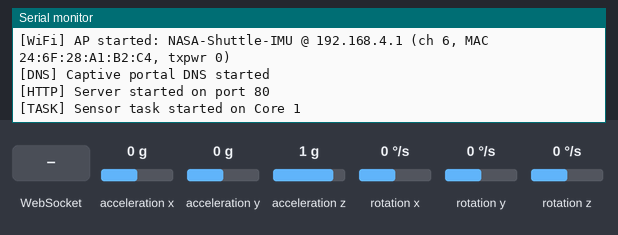
The program below on a simulated Seeed XIAO ESP32-S3. Shown: the last lines printed to the serial monitor. The inputs (shaded band) are chosen by the test bench; at power-on: acceleration x 0 g, acceleration y 0 g, acceleration z 1 g, rotation x 0 °/s, rotation y 0 °/s, rotation z 0 °/s. Storage starts empty.

Above: at 1.3 s.
1.4 s: WebSocket text "D4" received
At 1.9 s:
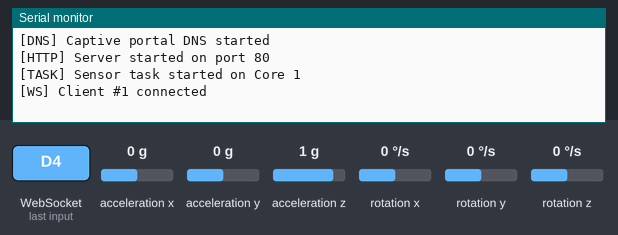
At 2.9 s:
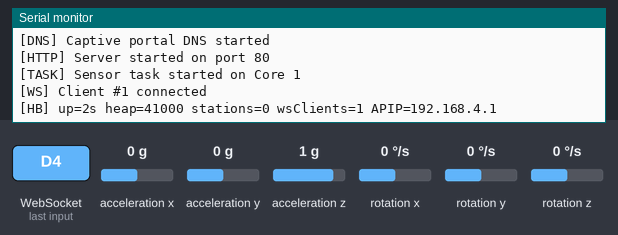
Timing chart, 0 to 4.4 s (numbered marks = the images above; inputs shaded):
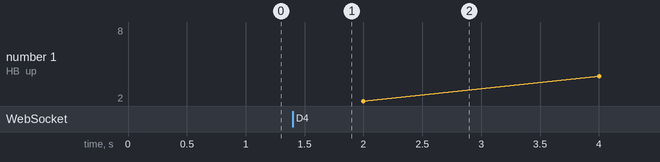

Measured:
- after the input at 1.4 s, the serial monitor: prints a new line after 0.05 s (image 1)

The program:

main.cpp
```cpp
#include <Arduino.h>
#include <Wire.h>
#include <WiFi.h>
#include <DNSServer.h>
#include <LittleFS.h>
#include <ESPAsyncWebServer.h>
#include <ArduinoJson.h>
#include "MPU9250.h"
#include "sensor_fusion.h"

// --- Pin and I2C config ---
// XIAO ESP32-S3: silk "D4"=GPIO5 (SDA), silk "D5"=GPIO6 (SCL).
static constexpr int PIN_SDA = 5;
static constexpr int PIN_SCL = 6;
static constexpr uint32_t I2C_FREQ = 400000;
static constexpr uint8_t MPU_ADDR = 0x68;

// --- WiFi AP config ---
static const char* AP_SSID = "NASA-Shuttle-IMU";
static const char* AP_PASS = "12345678";

// --- Timing ---
static constexpr float SENSOR_HZ = 200.0f;
static constexpr uint32_t SENSOR_PERIOD_MS = 1000 / (uint32_t)SENSOR_HZ; // 5ms
static constexpr float WS_HZ = 60.0f;
static constexpr uint32_t WS_PERIOD_MS = 1000 / (uint32_t)WS_HZ;        // 16ms

// --- IMU state ---
static bool mpuReady = false;

// --- Shared sensor data ---
struct SensorData {
    float w, x, y, z;       // quaternion
    float ax, ay, az;        // accel (m/s^2)
    float gx, gy, gz;        // gyro (rad/s)
    bool valid;
};

static SensorData sensorData = {};
static SemaphoreHandle_t dataMutex;

// --- Hardware ---
static MPU9250 imu(Wire, MPU_ADDR);
static MadgwickFilter filter(0.2f, SENSOR_HZ);

// --- Network ---
static DNSServer dnsServer;
static AsyncWebServer server(80);
static AsyncWebSocket ws("/ws");

// --- Sensor task (Core 1, 200 Hz) ---
void sensorTask(void* param) {
    TickType_t lastWake = xTaskGetTickCount();

    for (;;) {
        if (imu.readSensor() > 0) {
            float ax = imu.getAccelX_mss();
            float ay = imu.getAccelY_mss();
            float az = imu.getAccelZ_mss();
            float gx = imu.getGyroX_rads();
            float gy = imu.getGyroY_rads();
            float gz = imu.getGyroZ_rads();

            filter.update(gx, gy, gz, ax, ay, az);

            if (xSemaphoreTake(dataMutex, pdMS_TO_TICKS(1)) == pdTRUE) {
                sensorData.w  = filter.w();
                sensorData.x  = filter.x();
                sensorData.y  = filter.y();
                sensorData.z  = filter.z();
                sensorData.ax = ax;
                sensorData.ay = ay;
                sensorData.az = az;
                sensorData.gx = gx;
                sensorData.gy = gy;
                sensorData.gz = gz;
                sensorData.valid = true;
                xSemaphoreGive(dataMutex);
            }
        }

        vTaskDelayUntil(&lastWake, pdMS_TO_TICKS(SENSOR_PERIOD_MS));
    }
}

// --- WebSocket event handler ---
void onWsEvent(AsyncWebSocket* server, AsyncWebSocketClient* client,
               AwsEventType type, void* arg, uint8_t* data, size_t len) {
    if (type == WS_EVT_CONNECT) {
        Serial.printf("[WS] Client #%u connected\n", client->id());
    } else if (type == WS_EVT_DISCONNECT) {
        Serial.printf("[WS] Client #%u disconnected\n", client->id());
    }
}

void setup() {
    Serial.begin(115200);
    while (!Serial && millis() < 3000) {}
    Serial.println("\n[BOOT] ESP32-S3 MPU-9250 Dashboard");

    // I2C
    Wire.begin(PIN_SDA, PIN_SCL);
    Wire.setClock(I2C_FREQ);

    // I2C scan
    Serial.println("[I2C] Scanning...");
    for (uint8_t addr = 1; addr < 127; addr++) {
        Wire.beginTransmission(addr);
        if (Wire.endTransmission() == 0) {
            Serial.printf("[I2C] Device found at 0x%02X\n", addr);
        }
    }

    // MPU-9250 init
    int status = imu.begin();
    if (status < 0) {
        Serial.printf("[MPU] Init FAILED (status %d). WiFi will start without sensor.\n", status);
    } else {
        Serial.println("[MPU] Init OK");
        imu.setAccelRange(MPU9250::ACCEL_RANGE_8G);
        imu.setGyroRange(MPU9250::GYRO_RANGE_500DPS);
        imu.setDlpfBandwidth(MPU9250::DLPF_BANDWIDTH_92HZ);
        imu.setSrd(4); // 1000/(4+1) = 200 Hz

        // Remove gyro bias so the model doesn't drift when stationary.
        // Board MUST stay still during this (~2s).
        Serial.println("[MPU] Calibrating gyro - keep board STILL...");
        if (imu.calibrateGyro() > 0) {
            Serial.printf("[MPU] Gyro calibrated (bias x=%.4f y=%.4f z=%.4f rad/s)\n",
                          imu.getGyroBiasX_rads(), imu.getGyroBiasY_rads(),
                          imu.getGyroBiasZ_rads());
        } else {
            Serial.println("[MPU] Gyro calibration FAILED (continuing without)");
        }

        mpuReady = true;
    }

    // LittleFS
    if (!LittleFS.begin(true)) {
        Serial.println("[FS] LittleFS mount FAILED. No web UI.");
    } else {
        Serial.println("[FS] LittleFS mounted");
    }

    // WiFi AP
    WiFi.mode(WIFI_AP);
    bool apOk = WiFi.softAP(AP_SSID, AP_PASS, 1);
    delay(100);
    WiFi.setTxPower(WIFI_POWER_19_5dBm);
    Serial.printf("[WiFi] softAP() returned %s\n", apOk ? "true" : "false");
    Serial.printf("[WiFi] AP started: %s @ %s (ch %d, MAC %s, txpwr %d)\n",
                  AP_SSID, WiFi.softAPIP().toString().c_str(),
                  WiFi.channel(), WiFi.softAPmacAddress().c_str(),
                  WiFi.getTxPower());

    // Captive portal DNS: resolve all domains to our IP
    dnsServer.start(53, "*", WiFi.softAPIP());
    Serial.println("[DNS] Captive portal DNS started");

    // WebSocket
    ws.onEvent(onWsEvent);
    server.addHandler(&ws);

    // Captive portal: respond what each OS expects so they think there IS internet
    // Android: expects HTTP 204
    server.on("/generate_204", HTTP_GET, [](AsyncWebServerRequest *r) {
        r->send(204);
    });
    // Android alternate
    server.on("/gen_204", HTTP_GET, [](AsyncWebServerRequest *r) {
        r->send(204);
    });
    // Windows: expects "Microsoft Connect Test" with 200
    server.on("/connecttest.txt", HTTP_GET, [](AsyncWebServerRequest *r) {
        r->send(200, "text/plain", "Microsoft Connect Test");
    });
    // Windows NCSI
    server.on("/ncsi.txt", HTTP_GET, [](AsyncWebServerRequest *r) {
        r->send(200, "text/plain", "Microsoft NCSI");
    });
    // Apple: expects 200 with "Success"
    server.on("/hotspot-detect.html", HTTP_GET, [](AsyncWebServerRequest *r) {
        r->send(200, "text/html", "<HTML><HEAD><TITLE>Success</TITLE></HEAD><BODY>Success</BODY></HTML>");
    });
    server.on("/library/test/success.html", HTTP_GET, [](AsyncWebServerRequest *r) {
        r->send(200, "text/html", "<HTML><HEAD><TITLE>Success</TITLE></HEAD><BODY>Success</BODY></HTML>");
    });
    // Firefox
    server.on("/canonical.html", HTTP_GET, [](AsyncWebServerRequest *r) {
        r->send(200, "text/html", "<HTML><HEAD><TITLE>Success</TITLE></HEAD><BODY>Success</BODY></HTML>");
    });
    server.on("/success.txt", HTTP_GET, [](AsyncWebServerRequest *r) {
        r->send(200, "text/plain", "success\n");
    });

    // Serve static files from LittleFS
    server.serveStatic("/", LittleFS, "/").setDefaultFile("index.html");

    server.begin();
    Serial.println("[HTTP] Server started on port 80");

    // Mutex
    dataMutex = xSemaphoreCreateMutex();

    // Sensor task on Core 1 (only if MPU is ready)
    if (mpuReady) {
        TaskHandle_t sensorHandle = nullptr;
        xTaskCreatePinnedToCore(sensorTask, "SensorTask", 8192, nullptr, 2,
                                &sensorHandle, 1);
        Serial.println("[TASK] Sensor task started on Core 1");
    } else {
        Serial.println("[TASK] Sensor task SKIPPED (no MPU)");
    }
}

void loop() {
    dnsServer.processNextRequest();

    static uint32_t lastWsBroadcast = 0;
    static uint32_t lastHeartbeat = 0;

    uint32_t now = millis();

    if (now - lastHeartbeat >= 2000) {
        lastHeartbeat = now;
        Serial.printf("[HB] up=%lus heap=%u stations=%u wsClients=%u APIP=%s\n",
                      now / 1000, ESP.getFreeHeap(),
                      WiFi.softAPgetStationNum(), ws.count(),
                      WiFi.softAPIP().toString().c_str());
    }
    if (now - lastWsBroadcast >= WS_PERIOD_MS) {
        lastWsBroadcast = now;

        ws.cleanupClients();

        if (ws.count() > 0) {
            SensorData d;
            bool got = false;

            if (xSemaphoreTake(dataMutex, pdMS_TO_TICKS(1)) == pdTRUE) {
                d = sensorData;
                got = sensorData.valid;
                xSemaphoreGive(dataMutex);
            }

            if (got) {
                JsonDocument doc;
                doc["w"]  = serialized(String(d.w, 4));
                doc["x"]  = serialized(String(d.x, 4));
                doc["y"]  = serialized(String(d.y, 4));
                doc["z"]  = serialized(String(d.z, 4));
                doc["ax"] = serialized(String(d.ax, 2));
                doc["ay"] = serialized(String(d.ay, 2));
                doc["az"] = serialized(String(d.az, 2));
                doc["gx"] = serialized(String(d.gx, 3));
                doc["gy"] = serialized(String(d.gy, 3));
                doc["gz"] = serialized(String(d.gz, 3));

                char buf[256];
                size_t len = serializeJson(doc, buf, sizeof(buf));
                ws.textAll(buf, len);
            }
        }
    }

    delay(1);
}
```

sensor_fusion.h
```cpp
#pragma once

// Madgwick sensor fusion filter (6-DOF: accel + gyro)
// Produces a unit quaternion representing orientation.

#include <math.h>

class MadgwickFilter {
public:
    MadgwickFilter(float beta = 0.1f, float sampleFreq = 200.0f)
        : _beta(beta), _sampleFreq(sampleFreq),
          _q0(1.0f), _q1(0.0f), _q2(0.0f), _q3(0.0f) {}

    void update(float gx, float gy, float gz, float ax, float ay, float az) {
        float q0 = _q0, q1 = _q1, q2 = _q2, q3 = _q3;

        // Rate of change from gyroscope
        float qDot1 = 0.5f * (-q1 * gx - q2 * gy - q3 * gz);
        float qDot2 = 0.5f * ( q0 * gx + q2 * gz - q3 * gy);
        float qDot3 = 0.5f * ( q0 * gy - q1 * gz + q3 * gx);
        float qDot4 = 0.5f * ( q0 * gz + q1 * gy - q2 * gx);

        // Compute feedback only if accelerometer measurement valid
        float aNorm = sqrtf(ax * ax + ay * ay + az * az);
        if (aNorm > 0.0f) {
            // Normalize accelerometer measurement
            float recipNorm = 1.0f / aNorm;
            ax *= recipNorm;
            ay *= recipNorm;
            az *= recipNorm;

            // Auxiliary variables to avoid repeated arithmetic
            float _2q0 = 2.0f * q0;
            float _2q1 = 2.0f * q1;
            float _2q2 = 2.0f * q2;
            float _2q3 = 2.0f * q3;
            float _4q0 = 4.0f * q0;
            float _4q1 = 4.0f * q1;
            float _4q2 = 4.0f * q2;
            float _8q1 = 8.0f * q1;
            float _8q2 = 8.0f * q2;
            float q0q0 = q0 * q0;
            float q1q1 = q1 * q1;
            float q2q2 = q2 * q2;
            float q3q3 = q3 * q3;

            // Gradient descent corrective step
            float s0 = _4q0 * q2q2 + _2q2 * ax + _4q0 * q1q1 - _2q1 * ay;
            float s1 = _4q1 * q3q3 - _2q3 * ax + 4.0f * q0q0 * q1 - _2q0 * ay - _4q1 + _8q1 * q1q1 + _8q1 * q2q2 + _4q1 * az;
            float s2 = 4.0f * q0q0 * q2 + _2q0 * ax + _4q2 * q3q3 - _2q3 * ay - _4q2 + _8q2 * q1q1 + _8q2 * q2q2 + _4q2 * az;
            float s3 = 4.0f * q1q1 * q3 - _2q1 * ax + 4.0f * q2q2 * q3 - _2q2 * ay;

            // Normalize step magnitude
            recipNorm = 1.0f / sqrtf(s0 * s0 + s1 * s1 + s2 * s2 + s3 * s3);
            s0 *= recipNorm;
            s1 *= recipNorm;
            s2 *= recipNorm;
            s3 *= recipNorm;

            // Apply feedback step
            qDot1 -= _beta * s0;
            qDot2 -= _beta * s1;
            qDot3 -= _beta * s2;
            qDot4 -= _beta * s3;
        }

        // Integrate rate of change to yield quaternion
        float dt = 1.0f / _sampleFreq;
        q0 += qDot1 * dt;
        q1 += qDot2 * dt;
        q2 += qDot3 * dt;
        q3 += qDot4 * dt;

        // Normalize quaternion
        float recipNorm = 1.0f / sqrtf(q0 * q0 + q1 * q1 + q2 * q2 + q3 * q3);
        _q0 = q0 * recipNorm;
        _q1 = q1 * recipNorm;
        _q2 = q2 * recipNorm;
        _q3 = q3 * recipNorm;
    }

    float w() const { return _q0; }
    float x() const { return _q1; }
    float y() const { return _q2; }
    float z() const { return _q3; }

private:
    float _beta;
    float _sampleFreq;
    float _q0, _q1, _q2, _q3;
};
```
